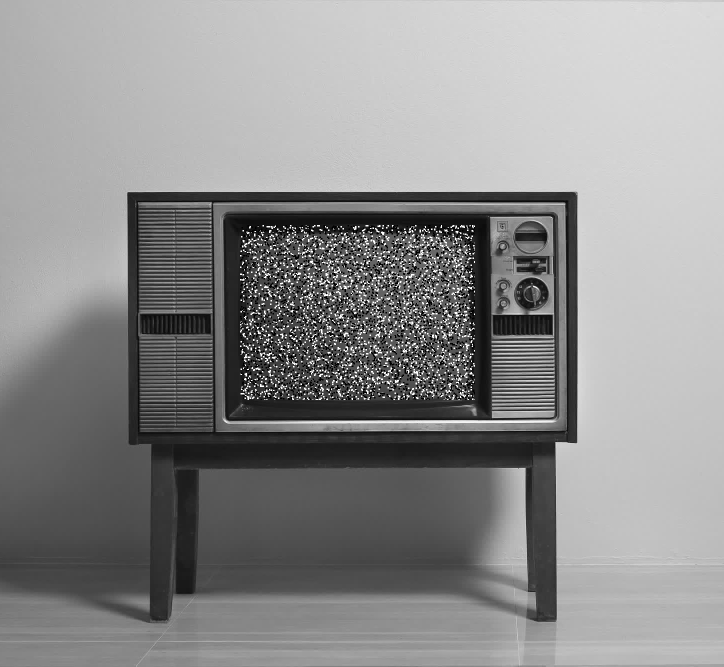
#> input picture Assignment27/assets/img/screen11.png, 1448 x 1333 px (shown at 1/2 size)
$ python sp_noise_tv.py --image assets/img/screen11.png
#> lines starting #> are read from the running program, lines starting #| are printed output that depends on the picture; after the words box and inside, x2 and y2 are one past the last pixel; in counts of white or black regions, pixels touching at a corner belong together
import cv2, glob, random, argparse
from PIL import Image

my_parser = argparse.ArgumentParser()
my_parser.add_argument('--image')
my_parser.add_argument('--output')
args = my_parser.parse_args()

def add_noise(c):
#> called with c = 0
    image = cv2.imread(args.image, cv2.IMREAD_GRAYSCALE)
#> image is the input picture: shape (1333, 1448); min 0, max 255, mean 140.7
    screen = image[450:800, 480:950]
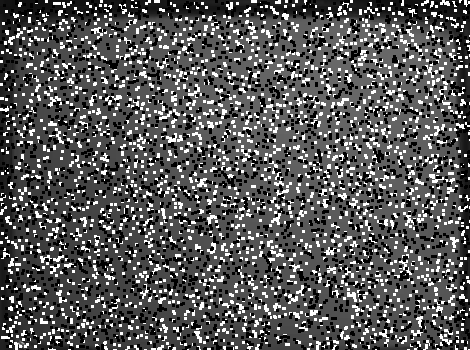
#> screen: shape (350, 470); min 0, max 255, mean 89.1
    row , col = screen.shape
#> row = 350; col = 470
    number_of_pixels_white = random.randint(3500, 5000)
    number_of_pixels_black = random.randint(3500, 5000)
    for i in range(number_of_pixels_white):
        y_coord=random.randint(0, row - 1)
        x_coord=random.randint(0, col - 1)
        screen[y_coord:y_coord+3, x_coord:x_coord+3] = 255
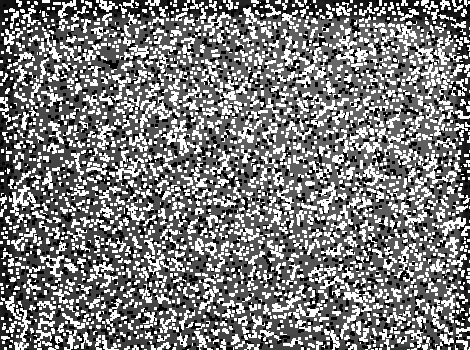
#> screen: shape (350, 470); 17.41% of pixels changed, all inside (x1, y1, x2, y2) = (0, 0, 470, 350)
    for i in range(number_of_pixels_black):
        y_coord=random.randint(0, row - 1)
        x_coord=random.randint(0, col - 1)
        screen[y_coord:y_coord+3, x_coord:x_coord+3] = 0
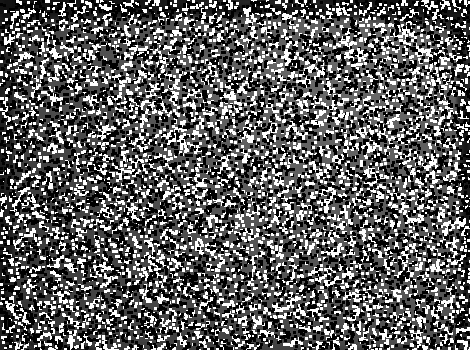
#> screen: shape (350, 470); 17.89% of pixels changed, all inside (x1, y1, x2, y2) = (0, 0, 470, 350)
    image[450:800, 480:950] = screen
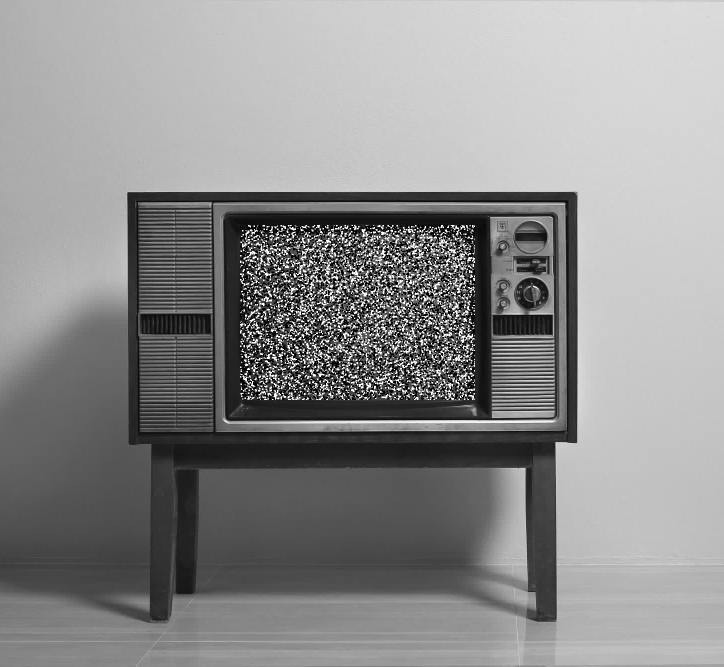
#> image: shape (1333, 1448) (shown at 1/2 size); 2.62% of pixels changed, all inside (x1, y1, x2, y2) = (480, 450, 950, 800)
    cv2.imwrite(f'{args.output}/screen{c}.png', image)

for _ in range(20):
  add_noise(_)

imgs = glob.glob(f'{args.output}/*.png')
frames = []
for i in imgs:
    new_frame = Image.open(i)
    frames.append(new_frame)

#> (the run stopped early here; a loop or call above may not have finished)
